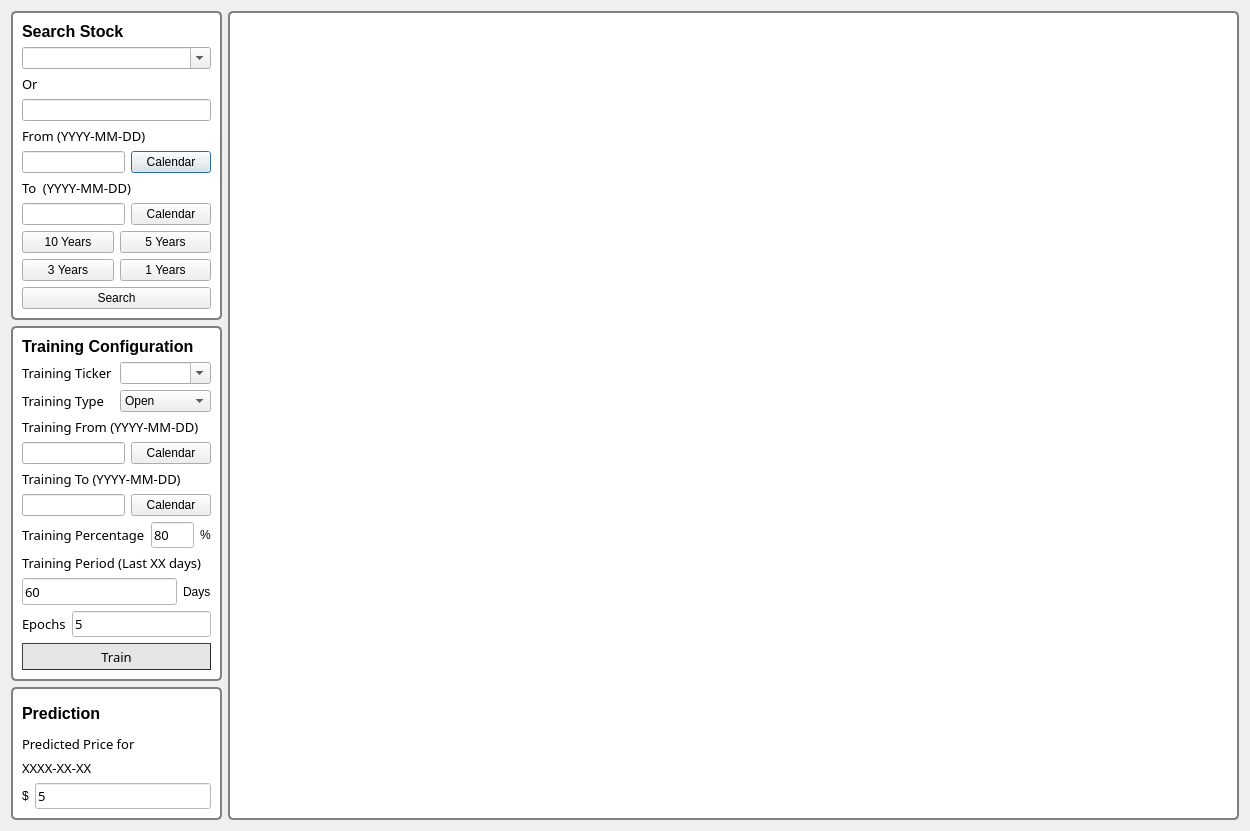
<?xml version="1.0" encoding="UTF-8"?>
<ui version="4.0">
 <class>Dialog</class>
 <widget class="QDialog" name="Dialog">
  <property name="geometry">
   <rect>
    <x>0</x>
    <y>0</y>
    <width>1250</width>
    <height>831</height>
   </rect>
  </property>
  <property name="windowTitle">
   <string>Dialog</string>
  </property>
  <layout class="QGridLayout" name="gridLayout_4">
   <item row="0" column="0">
    <layout class="QHBoxLayout" name="horizontalLayout_8" stretch="1,9">
     <item>
      <layout class="QVBoxLayout" name="verticalLayout_6">
       <item>
        <widget class="QGroupBox" name="groupBox_6">
         <property name="styleSheet">
          <string notr="true">QGroupBox {
background-color: white;
border: 2px solid gray;
 border-radius: 5px;

 }

QGroupBox::title {
subcontrol-origin: margin;
subcontrol-position: top center;
 color: black;
}</string>
         </property>
         <property name="title">
          <string/>
         </property>
         <layout class="QGridLayout" name="gridLayout">
          <item row="0" column="0">
           <layout class="QVBoxLayout" name="verticalLayout_8">
            <item>
             <widget class="QLabel" name="label_33">
              <property name="font">
               <font>
                <family>MS Sans Serif</family>
                <pointsize>12</pointsize>
                <weight>75</weight>
                <bold>true</bold>
               </font>
              </property>
              <property name="text">
               <string>Search Stock</string>
              </property>
             </widget>
            </item>
            <item>
             <layout class="QVBoxLayout" name="verticalLayout_7">
              <item>
               <widget class="QComboBox" name="comboBox_ticker">
                <property name="editable">
                 <bool>true</bool>
                </property>
               </widget>
              </item>
              <item>
               <widget class="QLabel" name="label_35">
                <property name="font">
                 <font>
                  <family>MS Reference Sans Serif</family>
                  <pointsize>10</pointsize>
                  <weight>50</weight>
                  <bold>false</bold>
                 </font>
                </property>
                <property name="text">
                 <string>Or</string>
                </property>
               </widget>
              </item>
              <item>
               <widget class="QLineEdit" name="lineEdit_ticker">
                <property name="text">
                 <string/>
                </property>
               </widget>
              </item>
             </layout>
            </item>
            <item>
             <layout class="QVBoxLayout" name="verticalLayout_2">
              <item>
               <widget class="QLabel" name="label_37">
                <property name="font">
                 <font>
                  <family>MS Reference Sans Serif</family>
                  <pointsize>10</pointsize>
                  <weight>50</weight>
                  <bold>false</bold>
                 </font>
                </property>
                <property name="text">
                 <string>From (YYYY-MM-DD)</string>
                </property>
               </widget>
              </item>
              <item>
               <layout class="QHBoxLayout" name="horizontalLayout_4">
                <item>
                 <widget class="QLineEdit" name="lineEdit_from_ss">
                  <property name="text">
                   <string/>
                  </property>
                 </widget>
                </item>
                <item>
                 <widget class="QPushButton" name="pushButton_fromCal_ss">
                  <property name="text">
                   <string>Calendar</string>
                  </property>
                 </widget>
                </item>
               </layout>
              </item>
             </layout>
            </item>
            <item>
             <layout class="QVBoxLayout" name="verticalLayout_3">
              <item>
               <widget class="QLabel" name="label_40">
                <property name="font">
                 <font>
                  <family>MS Reference Sans Serif</family>
                  <pointsize>10</pointsize>
                  <weight>50</weight>
                  <bold>false</bold>
                 </font>
                </property>
                <property name="text">
                 <string>To  (YYYY-MM-DD)</string>
                </property>
               </widget>
              </item>
              <item>
               <layout class="QHBoxLayout" name="horizontalLayout_5">
                <item>
                 <widget class="QLineEdit" name="lineEdit_to_ss">
                  <property name="text">
                   <string/>
                  </property>
                 </widget>
                </item>
                <item>
                 <widget class="QPushButton" name="pushButton_toCal_ss">
                  <property name="text">
                   <string>Calendar</string>
                  </property>
                 </widget>
                </item>
               </layout>
              </item>
             </layout>
            </item>
            <item>
             <layout class="QHBoxLayout" name="horizontalLayout_7">
              <item>
               <widget class="QPushButton" name="pushButton_10y">
                <property name="text">
                 <string>10 Years</string>
                </property>
               </widget>
              </item>
              <item>
               <widget class="QPushButton" name="pushButton_5y">
                <property name="text">
                 <string>5 Years</string>
                </property>
               </widget>
              </item>
             </layout>
            </item>
            <item>
             <layout class="QHBoxLayout" name="horizontalLayout_6">
              <item>
               <widget class="QPushButton" name="pushButton_3y">
                <property name="text">
                 <string>3 Years</string>
                </property>
               </widget>
              </item>
              <item>
               <widget class="QPushButton" name="pushButton_1y">
                <property name="text">
                 <string>1 Years</string>
                </property>
               </widget>
              </item>
             </layout>
            </item>
            <item>
             <widget class="QPushButton" name="pushButton_search_ss">
              <property name="text">
               <string>Search</string>
              </property>
             </widget>
            </item>
           </layout>
          </item>
         </layout>
        </widget>
       </item>
       <item>
        <widget class="QGroupBox" name="groupBox_4">
         <property name="styleSheet">
          <string notr="true">QGroupBox {
background-color: white;
border: 2px solid gray;
 border-radius: 5px;

 }

QGroupBox::title {
subcontrol-origin: margin;
subcontrol-position: top center;
 color: black;
}</string>
         </property>
         <property name="title">
          <string/>
         </property>
         <layout class="QGridLayout" name="gridLayout_3">
          <item row="0" column="0">
           <layout class="QVBoxLayout" name="verticalLayout_5">
            <item>
             <widget class="QLabel" name="label_31">
              <property name="font">
               <font>
                <family>MS Sans Serif</family>
                <pointsize>12</pointsize>
                <weight>75</weight>
                <bold>true</bold>
               </font>
              </property>
              <property name="text">
               <string>Training Configuration</string>
              </property>
             </widget>
            </item>
            <item>
             <layout class="QHBoxLayout" name="horizontalLayout_13">
              <item>
               <widget class="QLabel" name="label_36">
                <property name="font">
                 <font>
                  <family>MS Reference Sans Serif</family>
                  <pointsize>10</pointsize>
                 </font>
                </property>
                <property name="text">
                 <string>Training Ticker</string>
                </property>
               </widget>
              </item>
              <item>
               <widget class="QComboBox" name="comboBox_ticker_2">
                <property name="editable">
                 <bool>true</bool>
                </property>
               </widget>
              </item>
             </layout>
            </item>
            <item>
             <layout class="QHBoxLayout" name="horizontalLayout_12">
              <item>
               <widget class="QLabel" name="label_30">
                <property name="font">
                 <font>
                  <family>MS Reference Sans Serif</family>
                  <pointsize>10</pointsize>
                 </font>
                </property>
                <property name="text">
                 <string>Training Type</string>
                </property>
               </widget>
              </item>
              <item>
               <widget class="QComboBox" name="comboBox_trainingType">
                <item>
                 <property name="text">
                  <string>Open</string>
                 </property>
                </item>
                <item>
                 <property name="text">
                  <string>Close</string>
                 </property>
                </item>
               </widget>
              </item>
             </layout>
            </item>
            <item>
             <widget class="QLabel" name="label_21">
              <property name="font">
               <font>
                <family>MS Reference Sans Serif</family>
                <pointsize>10</pointsize>
               </font>
              </property>
              <property name="text">
               <string>Training From (YYYY-MM-DD)</string>
              </property>
             </widget>
            </item>
            <item>
             <layout class="QHBoxLayout" name="horizontalLayout_9">
              <item>
               <widget class="QLineEdit" name="lineEdit_from_tc">
                <property name="text">
                 <string/>
                </property>
               </widget>
              </item>
              <item>
               <widget class="QPushButton" name="pushButton_fromCal_tc">
                <property name="text">
                 <string>Calendar</string>
                </property>
               </widget>
              </item>
             </layout>
            </item>
            <item>
             <widget class="QLabel" name="label_23">
              <property name="font">
               <font>
                <family>MS Reference Sans Serif</family>
                <pointsize>10</pointsize>
               </font>
              </property>
              <property name="text">
               <string>Training To (YYYY-MM-DD)</string>
              </property>
             </widget>
            </item>
            <item>
             <layout class="QHBoxLayout" name="horizontalLayout_10">
              <item>
               <widget class="QLineEdit" name="lineEdit_toCal_tc">
                <property name="text">
                 <string/>
                </property>
               </widget>
              </item>
              <item>
               <widget class="QPushButton" name="pushButton_toCal_tc">
                <property name="text">
                 <string>Calendar</string>
                </property>
               </widget>
              </item>
             </layout>
            </item>
            <item>
             <layout class="QHBoxLayout" name="horizontalLayout_11">
              <item>
               <widget class="QLabel" name="label_28">
                <property name="font">
                 <font>
                  <family>MS Reference Sans Serif</family>
                  <pointsize>10</pointsize>
                 </font>
                </property>
                <property name="text">
                 <string>Training Percentage</string>
                </property>
               </widget>
              </item>
              <item>
               <widget class="QLineEdit" name="lineEdit_trainingPercentage">
                <property name="font">
                 <font>
                  <family>MS Reference Sans Serif</family>
                  <pointsize>10</pointsize>
                 </font>
                </property>
                <property name="styleSheet">
                 <string notr="true">QLineEdit{ background-color: rgb(255, 255, 255);
}
QLineEdit:focus { background-color:rgb(255, 255, 255);}</string>
                </property>
                <property name="text">
                 <string>80</string>
                </property>
               </widget>
              </item>
              <item>
               <widget class="QLabel" name="label_freqS_sg_1">
                <property name="text">
                 <string>%</string>
                </property>
               </widget>
              </item>
             </layout>
            </item>
            <item>
             <widget class="QLabel" name="label_22">
              <property name="font">
               <font>
                <family>MS Reference Sans Serif</family>
                <pointsize>10</pointsize>
               </font>
              </property>
              <property name="text">
               <string>Training Period (Last XX days)</string>
              </property>
             </widget>
            </item>
            <item>
             <layout class="QHBoxLayout" name="horizontalLayout_3">
              <item>
               <widget class="QLineEdit" name="lineEdit_trainingPeriod">
                <property name="minimumSize">
                 <size>
                  <width>0</width>
                  <height>27</height>
                 </size>
                </property>
                <property name="font">
                 <font>
                  <family>MS Reference Sans Serif</family>
                  <pointsize>10</pointsize>
                 </font>
                </property>
                <property name="styleSheet">
                 <string notr="true">QLineEdit{ background-color: rgb(255, 255, 255);
}
QLineEdit:focus { background-color:rgb(255, 255, 255);}</string>
                </property>
                <property name="text">
                 <string>60</string>
                </property>
               </widget>
              </item>
              <item>
               <widget class="QLabel" name="label_span_3">
                <property name="text">
                 <string>Days</string>
                </property>
               </widget>
              </item>
             </layout>
            </item>
            <item>
             <layout class="QHBoxLayout" name="horizontalLayout_2">
              <item>
               <widget class="QLabel" name="label_29">
                <property name="font">
                 <font>
                  <family>MS Reference Sans Serif</family>
                  <pointsize>10</pointsize>
                 </font>
                </property>
                <property name="text">
                 <string>Epochs</string>
                </property>
               </widget>
              </item>
              <item>
               <widget class="QLineEdit" name="lineEdit_epochs">
                <property name="font">
                 <font>
                  <family>MS Reference Sans Serif</family>
                  <pointsize>10</pointsize>
                 </font>
                </property>
                <property name="styleSheet">
                 <string notr="true">QLineEdit{ background-color: rgb(255, 255, 255);
}
QLineEdit:focus { background-color:rgb(255, 255, 255);}</string>
                </property>
                <property name="text">
                 <string>5</string>
                </property>
               </widget>
              </item>
             </layout>
            </item>
            <item>
             <widget class="QPushButton" name="pushButton_train">
              <property name="minimumSize">
               <size>
                <width>0</width>
                <height>27</height>
               </size>
              </property>
              <property name="font">
               <font>
                <family>MS Reference Sans Serif</family>
                <pointsize>10</pointsize>
               </font>
              </property>
              <property name="styleSheet">
               <string notr="true">QPushButton{     background:rgb(230, 230, 230);

border-style: outset;
border-width: 1px;
border-color: rgb(43, 43, 43);


}
QPushButton:disabled{background-color :rgb(206, 207, 216);}

QPushButton:focus:pressed{ background-color: black; }

QPushButton:hover{    background:rgb(221, 237, 255);
color : black; }
</string>
              </property>
              <property name="text">
               <string>Train</string>
              </property>
             </widget>
            </item>
           </layout>
          </item>
         </layout>
        </widget>
       </item>
       <item>
        <widget class="QGroupBox" name="groupBox_5">
         <property name="styleSheet">
          <string notr="true">QGroupBox {
background-color: white;
border: 2px solid gray;
 border-radius: 5px;

 }

QGroupBox::title {
subcontrol-origin: margin;
subcontrol-position: top center;
 color: black;
}</string>
         </property>
         <property name="title">
          <string/>
         </property>
         <layout class="QGridLayout" name="gridLayout_2">
          <item row="0" column="0">
           <widget class="QLabel" name="label_32">
            <property name="font">
             <font>
              <family>MS Sans Serif</family>
              <pointsize>12</pointsize>
              <weight>75</weight>
              <bold>true</bold>
             </font>
            </property>
            <property name="text">
             <string>Prediction</string>
            </property>
           </widget>
          </item>
          <item row="1" column="0">
           <layout class="QVBoxLayout" name="verticalLayout_4">
            <item>
             <layout class="QVBoxLayout" name="verticalLayout">
              <item>
               <widget class="QLabel" name="label_34">
                <property name="font">
                 <font>
                  <family>MS Reference Sans Serif</family>
                  <pointsize>10</pointsize>
                 </font>
                </property>
                <property name="text">
                 <string>Predicted Price for </string>
                </property>
               </widget>
              </item>
              <item>
               <widget class="QLabel" name="label_prediction">
                <property name="font">
                 <font>
                  <family>MS Reference Sans Serif</family>
                  <pointsize>10</pointsize>
                 </font>
                </property>
                <property name="text">
                 <string>XXXX-XX-XX</string>
                </property>
               </widget>
              </item>
             </layout>
            </item>
            <item>
             <layout class="QHBoxLayout" name="horizontalLayout">
              <item>
               <widget class="QLabel" name="label_span_4">
                <property name="text">
                 <string>$</string>
                </property>
               </widget>
              </item>
              <item>
               <widget class="QLineEdit" name="lineEdit_prediction">
                <property name="font">
                 <font>
                  <family>MS Reference Sans Serif</family>
                  <pointsize>10</pointsize>
                 </font>
                </property>
                <property name="styleSheet">
                 <string notr="true">QLineEdit{ background-color: rgb(255, 255, 255);
}
QLineEdit:focus { background-color:rgb(255, 255, 255);}</string>
                </property>
                <property name="text">
                 <string>5</string>
                </property>
               </widget>
              </item>
             </layout>
            </item>
           </layout>
          </item>
         </layout>
        </widget>
       </item>
      </layout>
     </item>
     <item>
      <widget class="QGroupBox" name="groupBox_7">
       <property name="styleSheet">
        <string notr="true">QGroupBox {
background-color: white;
border: 2px solid gray;
 border-radius: 5px;

 }

QGroupBox::title {
subcontrol-origin: margin;
subcontrol-position: top center;
 color: black;
}</string>
       </property>
       <property name="title">
        <string/>
       </property>
       <layout class="QGridLayout" name="gridLayout_13">
        <item row="0" column="0">
         <layout class="QGridLayout" name="gridLayout_graph"/>
        </item>
       </layout>
      </widget>
     </item>
    </layout>
   </item>
  </layout>
 </widget>
 <resources/>
 <connections/>
</ui>
